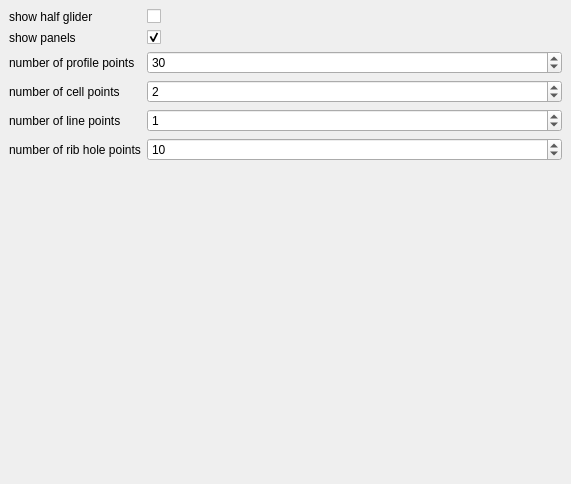
<?xml version="1.0" encoding="UTF-8"?>
<ui version="4.0">
 <class>Gui::Dialog::DlgSettingsDraft</class>
 <widget class="QWidget" name="Gui::Dialog::DlgSettingsDraft">
  <property name="geometry">
   <rect>
    <x>0</x>
    <y>0</y>
    <width>571</width>
    <height>484</height>
   </rect>
  </property>
  <property name="windowTitle">
   <string>glider</string>
  </property>
  <layout class="QVBoxLayout">
   <property name="spacing">
    <number>6</number>
   </property>
   <property name="margin">
    <number>9</number>
   </property>
   <item>
    <layout class="QFormLayout" name="formLayout">
     <property name="fieldGrowthPolicy">
      <enum>QFormLayout::AllNonFixedFieldsGrow</enum>
     </property>
     <item row="0" column="0">
      <widget class="QLabel" name="text_half_glider">
       <property name="text">
        <string>show half glider</string>
       </property>
      </widget>
     </item>
     <item row="0" column="1">
      <widget class="Gui::PrefCheckBox" name="gui::prefcheckbox_2">
       <property name="enabled">
        <bool>true</bool>
       </property>
       <property name="toolTip">
        <string>check this if you want to show only the half glider by default</string>
       </property>
       <property name="text">
        <string/>
       </property>
       <property name="checked">
        <bool>false</bool>
       </property>
       <property name="prefEntry" stdset="0">
        <cstring>default_show_half_glider</cstring>
       </property>
       <property name="prefPath" stdset="0">
        <cstring>Mod/glider</cstring>
       </property>
      </widget>
     </item>
     <item row="1" column="0">
      <widget class="QLabel" name="label_4">
       <property name="text">
        <string>show panels</string>
       </property>
      </widget>
     </item>
     <item row="1" column="1">
      <widget class="Gui::PrefCheckBox" name="gui::prefcheckbox">
       <property name="enabled">
        <bool>true</bool>
       </property>
       <property name="toolTip">
        <string>check this if panels should be shown by default (else no design is shown)</string>
       </property>
       <property name="text">
        <string/>
       </property>
       <property name="checked">
        <bool>true</bool>
       </property>
       <property name="tristate">
        <bool>false</bool>
       </property>
       <property name="prefEntry" stdset="0">
        <cstring>default_show_panels</cstring>
       </property>
       <property name="prefPath" stdset="0">
        <cstring>Mod/glider</cstring>
       </property>
      </widget>
     </item>
     <item row="2" column="0">
      <widget class="QLabel" name="text_prof_num_points">
       <property name="text">
        <string>number of profile points</string>
       </property>
      </widget>
     </item>
     <item row="2" column="1">
      <widget class="Gui::PrefSpinBox" name="gui::prefspinbox">
       <property name="toolTip">
        <string>resolution of profiles</string>
       </property>
       <property name="minimum">
        <number>20</number>
       </property>
       <property name="maximum">
        <number>200</number>
       </property>
       <property name="value">
        <number>30</number>
       </property>
       <property name="prefEntry" stdset="0">
        <cstring>default_num_prof_points</cstring>
       </property>
       <property name="prefPath" stdset="0">
        <cstring>Mod/glider</cstring>
       </property>
      </widget>
     </item>
     <item row="3" column="0">
      <widget class="QLabel" name="label">
       <property name="text">
        <string>number of cell points</string>
       </property>
      </widget>
     </item>
     <item row="3" column="1">
      <widget class="Gui::PrefSpinBox" name="gui::prefspinbox_2">
       <property name="toolTip">
        <string>resolution of cell in spanwise direction</string>
       </property>
       <property name="maximum">
        <number>10</number>
       </property>
       <property name="value">
        <number>2</number>
       </property>
       <property name="prefEntry" stdset="0">
        <cstring>default_num_cell_points</cstring>
       </property>
       <property name="prefPath" stdset="0">
        <cstring>Mod/glider</cstring>
       </property>
      </widget>
     </item>
     <item row="4" column="0">
      <widget class="QLabel" name="label_2">
       <property name="text">
        <string>number of line points</string>
       </property>
      </widget>
     </item>
     <item row="5" column="0">
      <widget class="QLabel" name="label_3">
       <property name="text">
        <string>number of rib hole points</string>
       </property>
      </widget>
     </item>
     <item row="5" column="1">
      <widget class="Gui::PrefSpinBox" name="gui::prefspinbox_4">
       <property name="toolTip">
        <string>resolution of hole-points</string>
       </property>
       <property name="minimum">
        <number>5</number>
       </property>
       <property name="maximum">
        <number>20</number>
       </property>
       <property name="value">
        <number>10</number>
       </property>
       <property name="prefEntry" stdset="0">
        <cstring>default_num_hole_points</cstring>
       </property>
       <property name="prefPath" stdset="0">
        <cstring>Mod/glider</cstring>
       </property>
      </widget>
     </item>
     <item row="4" column="1">
      <widget class="Gui::PrefSpinBox" name="gui::prefspinbox_3">
       <property name="toolTip">
        <string>resolution of lines</string>
       </property>
       <property name="maximum">
        <number>10</number>
       </property>
       <property name="value">
        <number>1</number>
       </property>
       <property name="prefEntry" stdset="0">
        <cstring>default_num_line_points</cstring>
       </property>
       <property name="prefPath" stdset="0">
        <cstring>Mod/glider</cstring>
       </property>
      </widget>
     </item>
    </layout>
   </item>
  </layout>
 </widget>
 <layoutdefault spacing="6" margin="11"/>
 <pixmapfunction>qPixmapFromMimeSource</pixmapfunction>
 <customwidgets>
  <customwidget>
   <class>Gui::PrefSpinBox</class>
   <extends>QSpinBox</extends>
   <header>Gui/PrefWidgets.h</header>
  </customwidget>
  <customwidget>
   <class>Gui::PrefCheckBox</class>
   <extends>QCheckBox</extends>
   <header>Gui/PrefWidgets.h</header>
  </customwidget>
 </customwidgets>
 <resources/>
 <connections/>
</ui>
